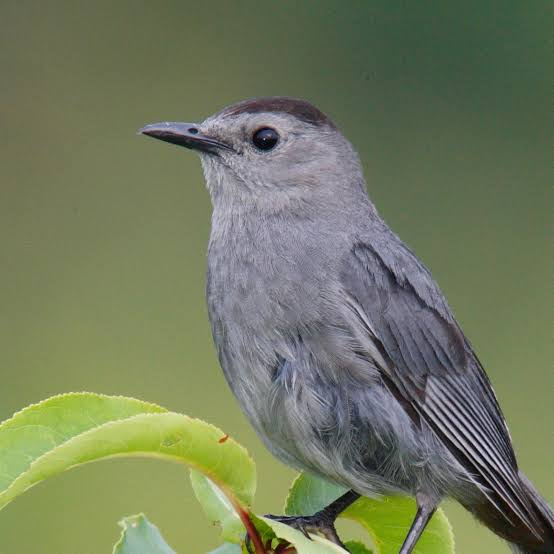
#> input picture 5 - Image Processing in OpenCV/bird.jpg, 554 x 554 px, given in place of the camera
$ python 'episode 1.py'
#> lines starting #> are read from the running program, lines starting #| are printed output that depends on the picture; after the words box and inside, x2 and y2 are one past the last pixel; in counts of white or black regions, pixels touching at a corner belong together
import cv2
import numpy as np

cap = cv2.VideoCapture(0)

while cap.isOpened():
    _, frame = cap.read()
#> frame is the input picture: shape (554, 554, 3); mean B, G, R 94.2, 122.6, 114.4

    hsv = cv2.cvtColor(frame, cv2.COLOR_BGR2HSV)
#> hsv: shape (554, 554, 3); mean H, S, V 61, 69.6, 126

    # H_OpenCV = H_normal / 2
    # S_OpenCV = S_normal * 2.55
    # V_OpenCV = V_normal * 2.55
    # (H – 10, S – 20, V – 20) to(H + 10, S + 20, V + 20)
    # 178   34.5 104

    lower_blue = np.array([168, 14, 80])
    upper_blue = np.array([200, 55, 125])

    # Threshold the HSV image
    mask = cv2.inRange(hsv, lower_blue, upper_blue)
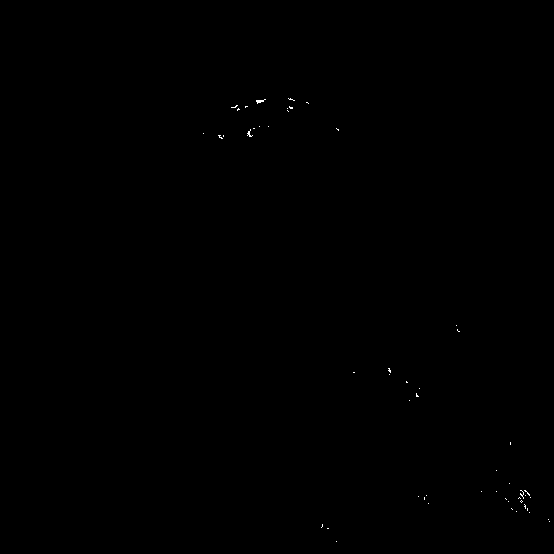
#> mask: shape (554, 554); 0.07% white in thin lines or dots, all inside (x1, y1, x2, y2) = (203, 98, 550, 542)

    # Bitwise-AND mask and original image
    res = cv2.bitwise_and(frame, frame, mask=mask)

    try:
        x, y = np.where(mask > 0)
#> x = 201 values from 98 to 541; y = 201 values, max 549 at index 193, min 203 at index 77, mean 363.4
        circle = cv2.circle(frame, (int(np.nanmean(y)), int(np.nanmean(x))), 40, (0, 255, 255), 5)
        cv2.imshow('frame', circle)
    except ValueError:
        print("Out of range!")

    cv2.imshow('frame', frame)
    cv2.imshow('mask', mask)
    cv2.imshow('res', res)

    k = cv2.waitKey(5) & 0xFF
#> (key Esc is pressed here)
    if k == 27:
        break

cv2.destroyAllWindows()
